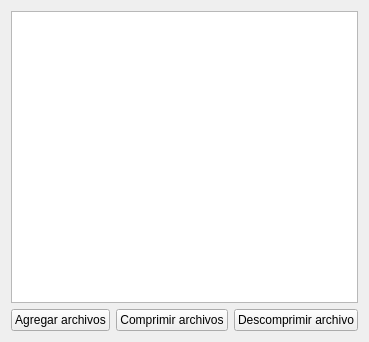
<?xml version="1.0" encoding="UTF-8"?>
<ui version="4.0">
 <class>Widget</class>
 <widget class="QWidget" name="Widget">
  <property name="geometry">
   <rect>
    <x>0</x>
    <y>0</y>
    <width>365</width>
    <height>342</height>
   </rect>
  </property>
  <property name="windowTitle">
   <string>Widget</string>
  </property>
  <layout class="QGridLayout" name="gridLayout">
   <item row="0" column="0">
    <widget class="QListWidget" name="listWidget"/>
   </item>
   <item row="1" column="0">
    <layout class="QHBoxLayout" name="horizontalLayout">
     <item>
      <widget class="QPushButton" name="agregarArchivosButton">
       <property name="text">
        <string>Agregar archivos</string>
       </property>
      </widget>
     </item>
     <item>
      <widget class="QPushButton" name="comprimirArchivosButton">
       <property name="text">
        <string>Comprimir archivos</string>
       </property>
      </widget>
     </item>
     <item>
      <spacer name="horizontalSpacer">
       <property name="orientation">
        <enum>Qt::Horizontal</enum>
       </property>
       <property name="sizeHint" stdset="0">
        <size>
         <width>40</width>
         <height>20</height>
        </size>
       </property>
      </spacer>
     </item>
     <item>
      <widget class="QPushButton" name="descomprimirArchivoButton">
       <property name="text">
        <string>Descomprimir archivo</string>
       </property>
      </widget>
     </item>
    </layout>
   </item>
  </layout>
 </widget>
 <layoutdefault spacing="6" margin="11"/>
 <resources/>
 <connections/>
</ui>
